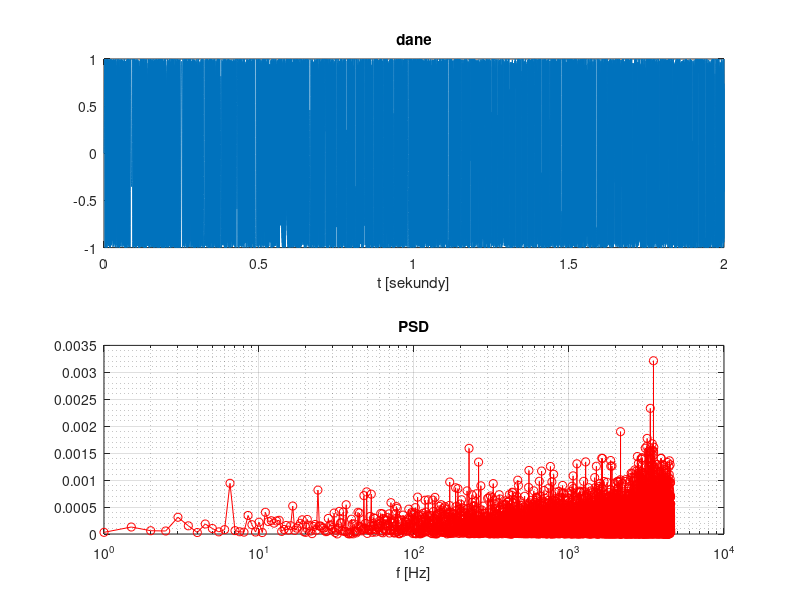

Reproduce this figure in MATLAB.
% Przedmiot: Techniki Obliczeniowe 
% Kierunek studiów: Mechatronika 
% Semestr: 2
% Rok akademicki: 2019/2020
% Data <<14-06-2020>>
%
% Imię:             <<Adrian>>
% Nazwisko:         <<Kuziel>>
% Numer albumu ZUT: <<ka46754 >>

% Obliczanie PSD z pomocą FFT
% Czytanie wartości y, 
% rekonstrukcja wartości x.
%
%[y, fs] = audioread('data/labrador-barking-daniel_simon.wav');

fsignal = 350; % częstotliwość sygnału, Hz
fs = 8.23*pi * fsignal;

t1 = 0.0; % początek, czas w sekundach
t2 = 2.0; % koniec, czas w sekundach
N_SAMPLES = (t2 - t1) * fs;
t = linspace(t1, t2, N_SAMPLES);
b=(2*pi*t);
xm=sin(b);
ff=abs(xm);
f=fs*ff;
y = sin(2 * pi * f .* t);
y = y.';

% Tylko 1 kanał
%
 y = y(:,1);

%sound(y, fs);

N = length(y);
Delta = 1 ./ fs; 
x = (0:(N-1))' .* Delta;

% Rysowanie danych wejściowych
%
figure(1);
clf;
subplot(2, 1, 1); 
plot(x,y); 
title('dane'); 
xlabel('t [sekundy]')

% Jawne utworzenie skali częstotliwości.
%
f = (-N/2:N/2)' ./ (N .* Delta);

% Szybka transformacja Fouriera,
% mnożenie przez Delta jest konieczne
% jeżeli chcemy mieć dobre jednoski fizyczne.
%
F = fft(y) .* Delta;

% Przetasowanie wyników tak, aby przebiegały
% od najmniejszej wartości f, a nie od zera.
% Inaczej trochę dla parzystych/nieparzystych N.
%
if mod(N,2) == 0
  F = fftshift(F); % parzyste N
  F = [F; F(1) ]; 
else
  F = [F; F(1) ];  % nieparzyste N
  F = fftshift(F);
end

% PSD liczymy według wzoru:
%
%   p  = abs(F).^2 + abs(flipud(F)).^2;
%
% Poniżej jest nieco szybszy sposób obliczenia
% dający te same wyniki.
%
p  = 2.0*abs(F).^2;

% Zostawiamy tylko PSD dla wartości dodatnich f.
% To samo robimy ze skalą częstotliwości f.
%
p  = p(f >= 0);
pf = f(f >= 0);

% Rysujemy PSD po transformacji.
%
subplot(2, 1, 2); 
semilogx(pf, p, '-ro'); 
title('PSD'); 
xlabel('f [Hz]'); 
xlim([1, 10000]);
grid on;
grid minor;
